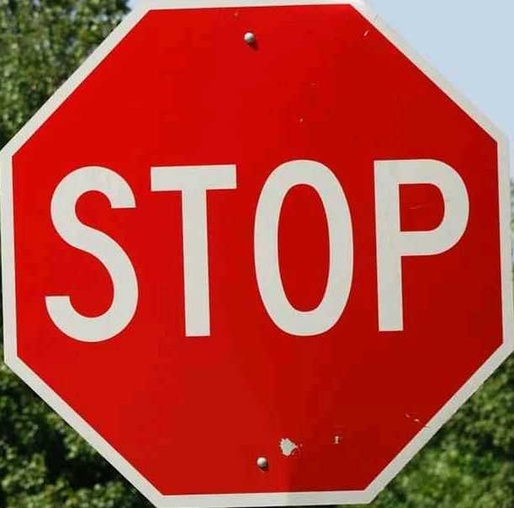
%> input picture StopSignDetection/stan.jpg, 514 x 508 px, shrunk from 611 x 603 before the run
$ octave StopSignDetection.m   (GNU Octave 9; MATLAB toolbox functions it lacks are replaced by stand-ins)
%> lines starting %> are read from the running program, lines starting %| are printed output that depends on the picture
%Read Images
standard = imread('stan.jpg');
%> standard is the input picture: size 508x514x3 uint8; mean R, G, B 177.4, 65.3, 54.8
standard2=rgb2gray(standard);
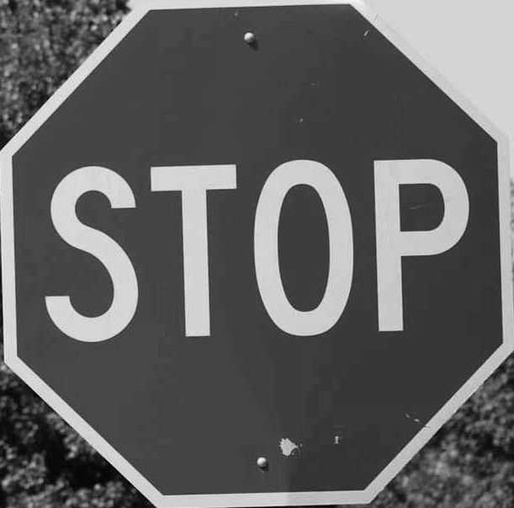
%> standard2: size 508x514 uint8; min 1, max 251, mean 97.5
%figure;
%imshow(stopImage2);
%title('Image of a Stop Sign');

sceneImage = imread('StopSign4.jpg');
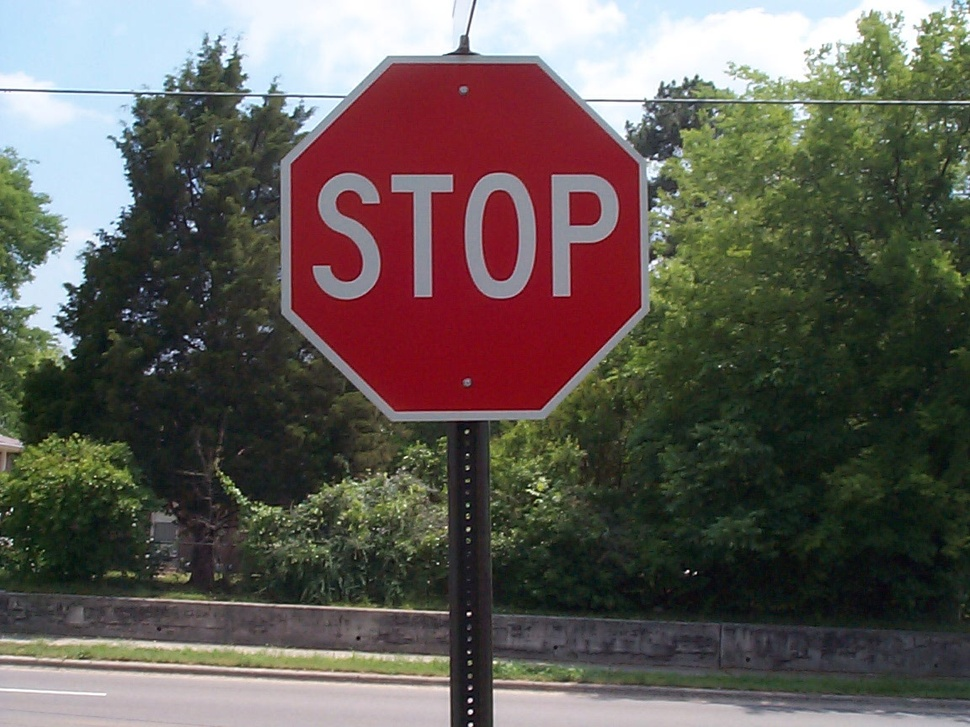
%> input picture StopSignDetection/StopSign4.jpg, 970 x 727 px, shrunk from 1152 x 864 before the run
%> sceneImage is the input picture: size 727x970x3 uint8; mean R, G, B 98.2, 91.8, 86.1
sceneImage2=rgb2gray(sceneImage);
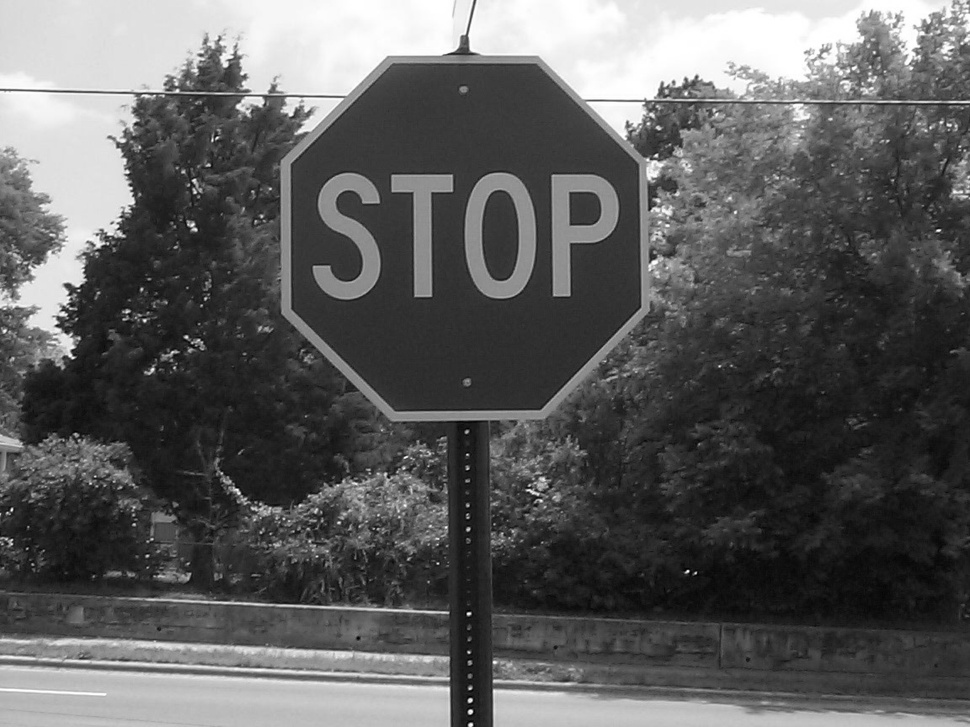
%> sceneImage2: size 727x970 uint8; min 1, max 255, mean 93.1
%figure;
%imshow(sceneImage2);
%title('Image of a Cluttered Scene');

%Detect Feature Points
%> (the run ends here)
